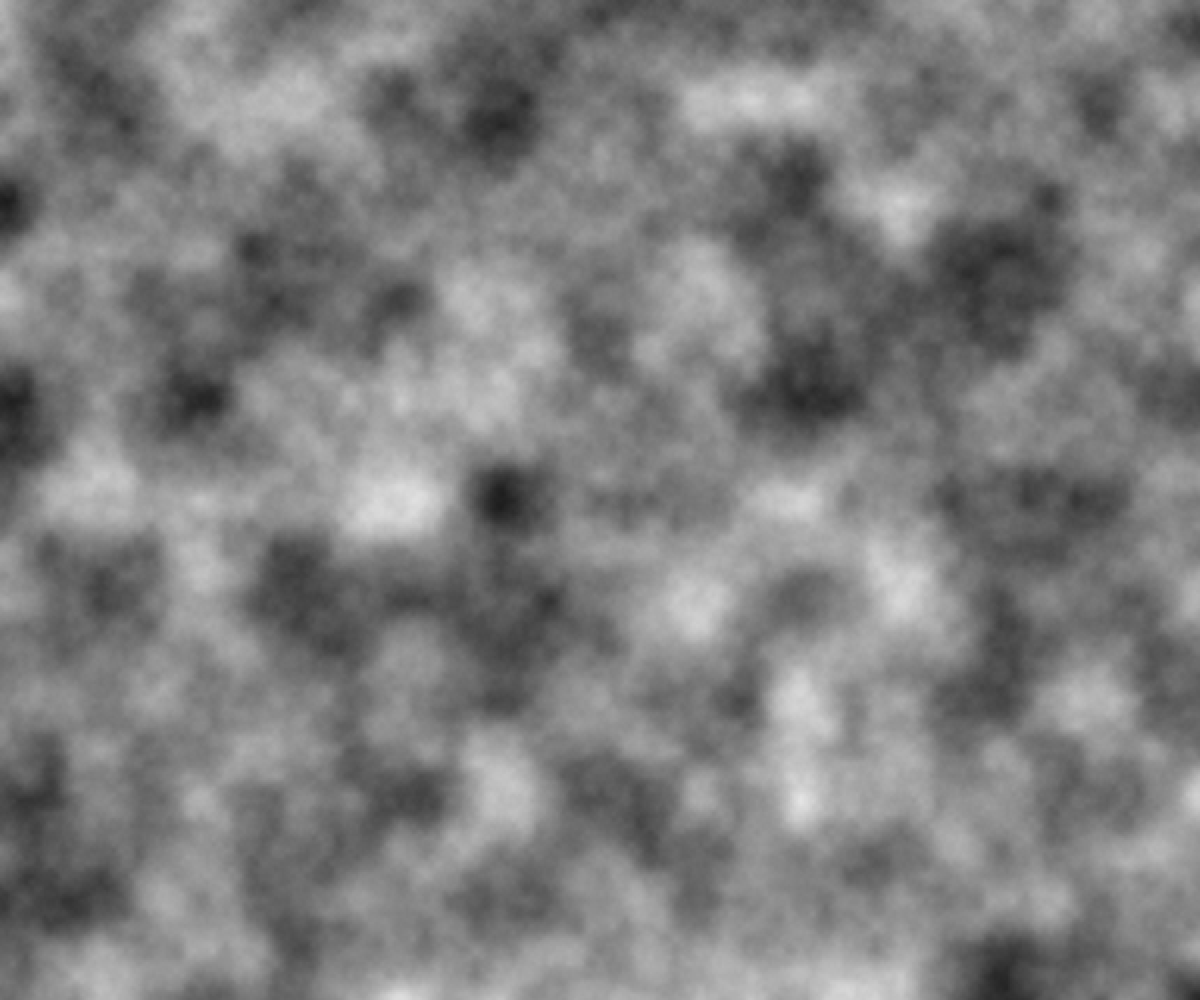
Frame 1 (no input)
Frame 2 (the mouse pressed at the canvas centre, redrawn once): identical to frame 1, image omitted

The p5.js sketch that drew this single still picture (run headless with seeded random() and noise() and a simulated clock; the mouse was pressed at the canvas centre and the sketch redrawn once):

// p5.js sketch
// ── sketch.js
const GRID_SIZE = 2;

function setup() {
  createCanvas(windowWidth, windowHeight);
  noLoop();
  noStroke();

  noiseDetail(6, 0.5);
}

function draw() {
  background(255);

  for (let y = 0; y < height; y+=GRID_SIZE) {
    for (let x = 0; x < width; x+=GRID_SIZE) {
      let c = 255 * noise(x / 100, y / 100);

      // CHEAP BANDS !
      // c = floor(c / 50) * 50;

      fill(c);
      rect(x, y, GRID_SIZE, GRID_SIZE);
    }
  }
}
